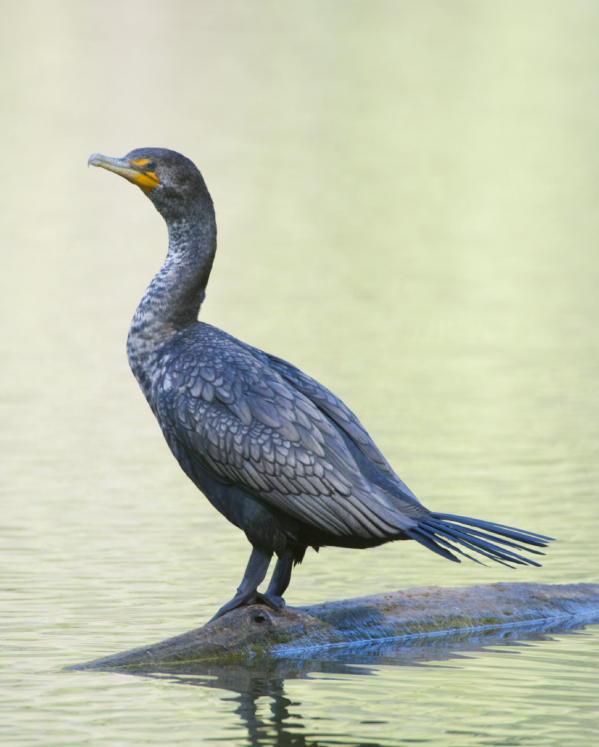
%> input picture Sparsity-compressed-sensing/Project/workdir/data/cormorant.jpg, 599 x 747 px
$ octave main.m   (GNU Octave 9; MATLAB toolbox functions it lacks are replaced by stand-ins)
%> lines starting %> are read from the running program, lines starting %| are printed output that depends on the picture; in (x1, y1, x2, y2) boxes, pixels count from 0 and x2, y2 are one past the last pixel; in counts of white or black regions, pixels touching at a corner belong together; the program's own positions count from 1
### Sparsity-compressed-sensing/Project/workdir/code/processing/adjust.m
function im_ = adjust(im)
adj = @(x) (x - min(x(:)))/(max(x(:)) - min(x(:)));
im_ = im;
for i = 1:size(im,3) % adjust every channel
    im_(:,:,i) = adj(im(:,:,i));
end

### Sparsity-compressed-sensing/Project/workdir/code/processing/rgb2hsv2.m
function hsv = rgb2hsv2 (rgb)
tiny = 1e-20;
R = rgb(:,:,1);
G = rgb(:,:,2);
B = rgb(:,:,3);

m = min(rgb,[],3); M = max(rgb,[],3);
delta = M - m;
S = delta ./ (M + tiny);
V = M;


H = (R==M).*(G-B)./(delta+tiny)+...
    (G==M).*(2+(B-R)./(delta+tiny))+...
    (B==M).*(4+(R-G)./(delta+tiny));

H(H<0)= H(H<0)+6;
H = H /6;
hsv = cat(3,H,S,V);

### Sparsity-compressed-sensing/Project/workdir/code/filters/bilateral.m
function [output, fs] = bilateral(I,width,sx,sv,T)
% Bilateral filter
% smoothed, locally-weighted histogram
% Gaussian kernel:
tic,
[h w] = size(I);
[gridX, gridY] = meshgrid( 0 : (2*width), 0 : (2*width));
gridX = gridX - width;
gridY = gridY - width;
gridRSquared = ( gridX .* gridX + gridY .* gridY);
GaussianKernel = @(s) exp(gridRSquared/2/s^2);

% Spatial kernel
W = GaussianKernel(sx); W = W/sum(W(:));

% shifts:
m = floor(T/sv);
s_list = linspace(0,1,m);
II = bsxfun(@minus, repmat(I,[1 1 m]), reshape(s_list,[1,1,m]));
K = exp( -II.^2 / (2*sv^2) );
fs = convn(K.*repmat(I,[1 1 m]),W,'same');
ws = convn(K,W,'same');
fs = fs./ws;
step = s_list(2)-s_list(1);
J = 1+floor(I/step);
s_previous = (J-1)*step;
f_previous = map_matrix(fs,J);
f_next = map_matrix(fs,J+1);
output = s_previous + (f_next - f_previous)/step .* (I - s_previous);
fprintf('Bilateral computation : %.2fs\n',toc)

### Sparsity-compressed-sensing/Project/workdir/code/auxiliary/map_matrix.m
function elt = map_matrix(M,I)
	% Given indexes I and input matrix M(3D array) return (M(i))i in the same shape as I
	% where I is the 2rd dimension index
	[X Y Z] = size(M);
	assert((size(I,1)==X) & (size(I,2)==Y));
	elt= zeros([X Y]);
	for x= 1:X
		for y=1:Y
			elt(x,y) = map(M(x,y,:),I(x,y));
		end
	end

### Sparsity-compressed-sensing/Project/workdir/code/processing/hsv2rgb2.m
function rgb = hsv2rgb2 (hsv)
H = hsv(:,:,1);
S = hsv(:,:,2);
V = hsv(:,:,3);

I = floor(6*H);
I(I==6) = 5;
F = 6*H-I;
P = V.*(1-S);
Q = V.*(1-F.*S);
T = V.*(1-(1-F).*S);
R = V.*(I==0 | I==5) +...
    P.*(I==2 | I==3) +...
    Q.*(I==1) + T.* (I==4);
G = V.*(I==1 | I==2) +...
    P.*(I==4 | I==5) +...
    Q.*(I==3) + T.* (I==0);
B = V.*(I==3 | I==4) +...
    P.*(I==0 | I==1) +...
    Q.*(I==5) + T.* (I==2);

rgb = cat(3,R,G,B);

### Sparsity-compressed-sensing/Project/workdir/code/main.m
%% Settings:
clearvars;close all;clc;
set(0,'DefaultAxesFontSize',14)
set(0,'DefaultTextFontSize',14)
% Loading toolboxes:
addpath(genpath('matlab-toolboxes/toolbox_signal'))
addpath(genpath('matlab-toolboxes/toolbox_general'))
addpath(genpath('workdir'))
col = [9 125 18;145 145 145];

%% Bilateral filtering:
f0 = im2double(imread('cormorant.jpg'));
f0 = imresize(f0, [380 300]);
%> f0: size 380x300x3 double
f0 = adjust(f0);
%> after the loop in adjust, `for i = 1:size(im,3)`:
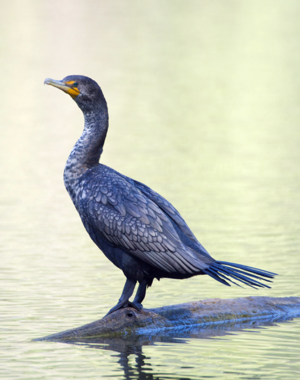
%> im_: size 380x300x3 double; mean R, G, B 0.788, 0.804, 0.742

hsv1 = rgb2hsv2 (f0);
%> in rgb2hsv2, `H = (R==M).*(G-B)./(delta+tiny)+ (G==M).*(2+(B-R)./(delta+tiny))+ (B==..`:
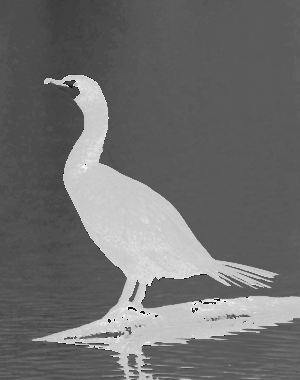
%> H: size 380x300 double; min -0.995, max 4.99, mean 1.6; drawn with min black and max white
%> in rgb2hsv2, `H(H<0)= H(H<0)+6;`:
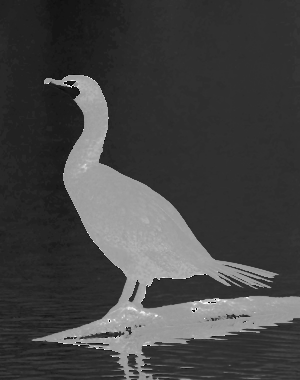
%> H: size 380x300 double; 0.15% of pixels changed, all inside (x1, y1, x2, y2) = (48, 76, 248, 371); drawn with min black and max white
%> in rgb2hsv2, `hsv = cat(3,H,S,V);`:
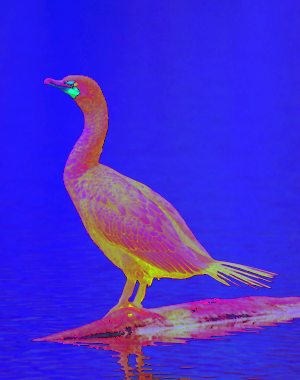
%> hsv: size 380x300x3 double; mean R, G, B 0.268, 0.171, 0.833
V1 = hsv1(:,:,3);
V1  = adjust(V1);

sx = 3;
width = sx;
sv = .2;  samp= 5;
output = bilateral(V1,width,sx,sv,samp);
%> after the loop in map_matrix, `for x= 1:X`:
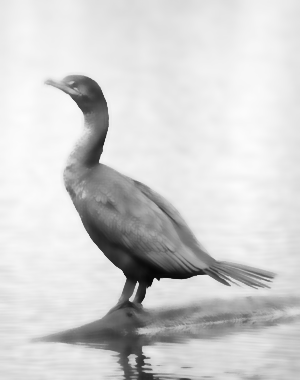
%> elt: size 380x300 double; min 0.0231, max 0.991, mean 0.822
fb = hsv2rgb2(cat(3,hsv1(:,:,1),hsv1(:,:,2),output));
%> in hsv2rgb2, `F = 6*H-I;`:
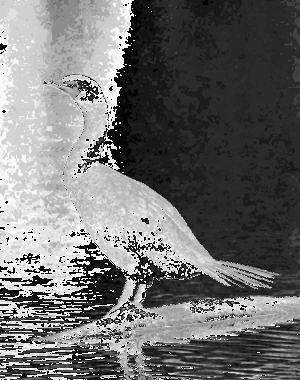
%> F: size 380x300 double; min 9.96e-06, max 1, mean 0.438
%> in hsv2rgb2, `T = V.*(1-(1-F).*S);`:
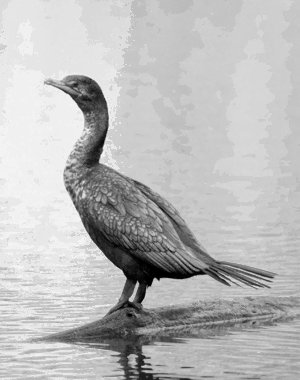
%> T: size 380x300 double; min 0, max 0.984, mean 0.735
%fb = anti_aliase(fb,2);
figure(1); clf;
imageplot(fb)
%> (this line was passed over: imageplot is not available in this run)

%% Morphological filters:
clc;
n = 256;
name = 'hibiscus';
%> (the run ends here)
